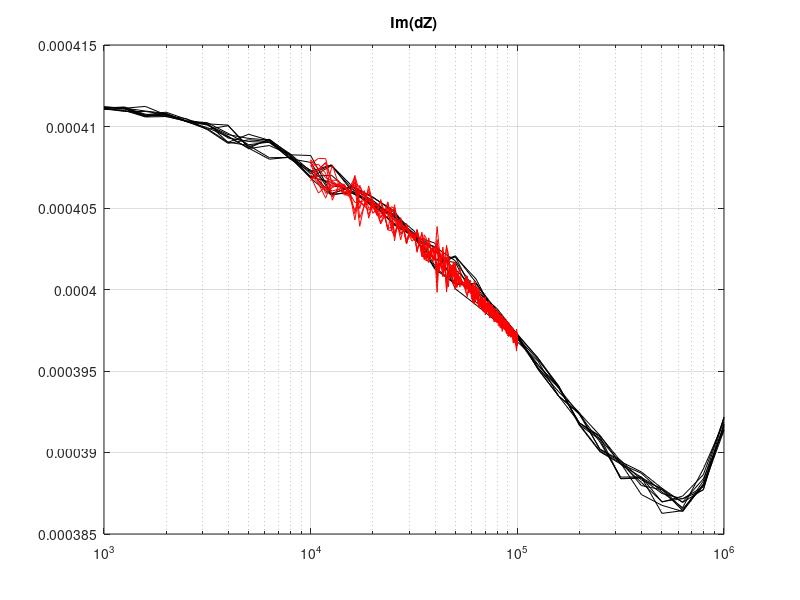

Write MATLAB code to recreate this figure.
%error en Z

%%
m=6;
load('data21');

% figure
% semilogx(f,reshape(datafull{1,m}(:,4,:),[31 10])./repmat(w,[1 10]))
% grid on
% title('Re(dZ)')
figure
semilogx(f,reshape(datafull{1,m}(:,5,:),[31 10])./repmat(w,[1 10]),'k')
grid on
title('Im(dZ)')

hold on
load('data22');
%

% figure
% semilogx(f,reshape(datafull{1,m}(:,4,:),[31 10])./repmat(w,[1 10]))
% grid on
% title('Re(dZ)')

semilogx(f,reshape(datafull{1,m}(:,5,:),[size(datafull{1,m}(:,5,:),1) size(datafull{1,m}(:,5,:),3)])./repmat(w,[1 10]),'r')
grid on
title('Im(dZ)')